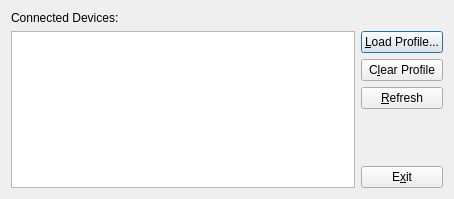
<?xml version="1.0" encoding="UTF-8"?>
<ui version="4.0">
 <class>MainDialog</class>
 <widget class="QDialog" name="MainDialog">
  <property name="geometry">
   <rect>
    <x>0</x>
    <y>0</y>
    <width>454</width>
    <height>199</height>
   </rect>
  </property>
  <property name="windowTitle">
   <string>JSMapper Profile Chooser</string>
  </property>
  <layout class="QVBoxLayout" name="verticalLayout">
   <item>
    <widget class="QLabel" name="lbDevices">
     <property name="text">
      <string>Connected Devices:</string>
     </property>
    </widget>
   </item>
   <item>
    <layout class="QHBoxLayout" name="horizontalLayout">
     <item>
      <widget class="QTableView" name="lstDevices">
       <property name="selectionMode">
        <enum>QAbstractItemView::SingleSelection</enum>
       </property>
       <property name="selectionBehavior">
        <enum>QAbstractItemView::SelectRows</enum>
       </property>
       <property name="wordWrap">
        <bool>false</bool>
       </property>
       <attribute name="verticalHeaderVisible">
        <bool>false</bool>
       </attribute>
      </widget>
     </item>
     <item>
      <layout class="QVBoxLayout" name="verticalLayout_2">
       <item>
        <widget class="QPushButton" name="btnLoad">
         <property name="text">
          <string>&amp;Load Profile...</string>
         </property>
        </widget>
       </item>
       <item>
        <widget class="QPushButton" name="btnClear">
         <property name="text">
          <string>C&amp;lear Profile</string>
         </property>
        </widget>
       </item>
       <item>
        <widget class="QPushButton" name="btnRefresh">
         <property name="text">
          <string>&amp;Refresh</string>
         </property>
        </widget>
       </item>
       <item>
        <spacer name="verticalSpacer">
         <property name="orientation">
          <enum>Qt::Vertical</enum>
         </property>
         <property name="sizeHint" stdset="0">
          <size>
           <width>20</width>
           <height>40</height>
          </size>
         </property>
        </spacer>
       </item>
       <item>
        <widget class="QPushButton" name="btnExit">
         <property name="text">
          <string>E&amp;xit</string>
         </property>
        </widget>
       </item>
      </layout>
     </item>
    </layout>
   </item>
  </layout>
 </widget>
 <tabstops>
  <tabstop>lstDevices</tabstop>
  <tabstop>btnLoad</tabstop>
  <tabstop>btnClear</tabstop>
  <tabstop>btnRefresh</tabstop>
  <tabstop>btnExit</tabstop>
 </tabstops>
 <resources/>
 <connections/>
</ui>
